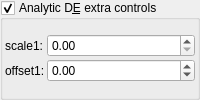
    <widget class="MyGroupBox" name="groupCheck_analyticDE_enabled_false">
     <property name="title">
      <string>Analytic D&amp;E extra controls</string>
     </property>
     <property name="checkable">
      <bool>true</bool>
     </property>
     <layout class="QVBoxLayout" name="verticalLayout_13" stretch="0">
      <property name="spacing">
       <number>2</number>
      </property>
      <property name="leftMargin">
       <number>2</number>
      </property>
      <property name="topMargin">
       <number>2</number>
      </property>
      <property name="rightMargin">
       <number>2</number>
      </property>
      <property name="bottomMargin">
       <number>2</number>
      </property>
      <item>
       <layout class="QGridLayout" name="gridLayout_27" columnstretch="0,0,1">
        <property name="spacing">
         <number>2</number>
        </property>
        <item row="1" column="2">
         <widget class="MyDoubleSpinBox" name="spinbox_analyticDE_offset_1">
          <property name="sizePolicy">
           <sizepolicy hsizetype="Minimum" vsizetype="Maximum">
            <horstretch>0</horstretch>
            <verstretch>0</verstretch>
           </sizepolicy>
          </property>
          <property name="prefix">
           <string/>
          </property>
          <property name="suffix">
           <string/>
          </property>
          <property name="decimals">
           <number>2</number>
          </property>
          <property name="minimum">
           <double>-99.989999999999995</double>
          </property>
          <property name="maximum">
           <double>99.989999999999995</double>
          </property>
          <property name="singleStep">
           <double>0.100000000000000</double>
          </property>
         </widget>
        </item>
        <item row="1" column="1">
         <widget class="QLabel" name="label_177">
          <property name="text">
           <string>offset1:</string>
          </property>
         </widget>
        </item>
        <item row="0" column="1">
         <widget class="QLabel" name="label_182">
          <property name="text">
           <string>scale1:</string>
          </property>
         </widget>
        </item>
        <item row="0" column="2">
         <widget class="MyDoubleSpinBox" name="spinbox_analyticDE_scale_1">
          <property name="sizePolicy">
           <sizepolicy hsizetype="Minimum" vsizetype="Maximum">
            <horstretch>0</horstretch>
            <verstretch>0</verstretch>
           </sizepolicy>
          </property>
          <property name="prefix">
           <string/>
          </property>
          <property name="suffix">
           <string/>
          </property>
          <property name="decimals">
           <number>2</number>
          </property>
          <property name="minimum">
           <double>0.000000000000000</double>
          </property>
          <property name="maximum">
           <double>99.989999999999995</double>
          </property>
          <property name="singleStep">
           <double>0.100000000000000</double>
          </property>
         </widget>
        </item>
       </layout>
      </item>
     </layout>
    </widget>
